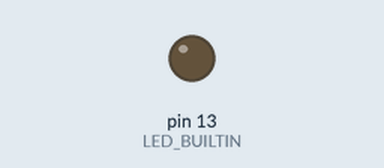
This sketch was run on a simulated Arduino Uno, built with avr-gcc and run on an emulated ATmega328P. Shown: output pins drawn as LEDs (lit = HIGH). What the sketch prints to the serial monitor is not drawn. At 27.3 s the program stops and its outputs stay as they are.

Above: at 0.05 s.
Timing chart, 0 to 3.0 s (numbered marks = the images above):
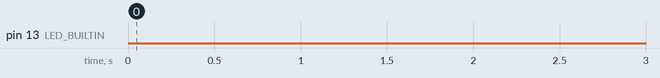

Measured:
- by itself, pin 13 (LED_BUILTIN): LOW → HIGH at 19.3 s, → LOW 0.50 s later, → HIGH 0.50 s later, → LOW 0.50 s later, … (10 changes in this stretch)

The sketch:

codigoArduinoController.ino
```cpp
const unsigned long TIMEOUT = 3000; // 3 segundos en milisegundos
const unsigned long MAX_INACTIVITY = 12000; // 12 segundos en milisegundos
const int BAUD_RATE = 9600;

unsigned long inactivityStartTime = 0;  // Para contar el tiempo de inactividad acumulado

void setup() {
  // Iniciar la comunicación UART a 9600 baudios
  Serial.begin(BAUD_RATE);
  // Configurar el LED_BUILTIN como salida para mostrar el resultado de la prueba
  pinMode(LED_BUILTIN, OUTPUT);
  // Apagar el LED al inicio
  digitalWrite(LED_BUILTIN, LOW);
  // Inicializar el tiempo de inactividad
  inactivityStartTime = millis();
}

void loop() {
  // Dato de prueba que se va a enviar (4 bits menos significativos)
  byte dataToSend = 0b11;  // Ejemplo de dato a enviar (4 bits)

  // Enviar el dato por UART (TX pin 1)
  Serial.write(dataToSend);

  // Esperar la respuesta con timeout
  unsigned long startTime = millis();
  bool received = false;

  while (millis() - startTime < TIMEOUT) {
    if (Serial.available() > 0) {
      // Leer el byte recibido desde RX (pin 0)
      byte receivedData = Serial.read();

      // Verificar si el dato recibido es igual al enviado
      if (receivedData == dataToSend+1) {
        // Si los datos coinciden, encender el LED
        digitalWrite(LED_BUILTIN, HIGH);
      } else {
        // Si los datos no coinciden, apagar el LED
        digitalWrite(LED_BUILTIN, LOW);
      }

      received = true;
      inactivityStartTime = millis();  // Reiniciar el tiempo de inactividad ya que hubo comunicación
      break;
    }
  }

  if (!received) {
    // Si no se recibe nada en 3 segundos, apagar el LED
    digitalWrite(LED_BUILTIN, LOW);
    Serial.end();
    delay(100);  // Pequeña pausa antes de reiniciar la comunicación
    Serial.begin(BAUD_RATE);
  }

  // Verificar si la inactividad acumulada supera los 12 segundos
  if (millis() - inactivityStartTime >= MAX_INACTIVITY) {
    CerrarComs();
    return;  // Terminar el loop
  }

  // Pausar antes de enviar el siguiente dato
  delay(5000);  // Esperar 5 segundos antes de repetir
}

// Función para cerrar la comunicación y hacer parpadear el LED
void CerrarComs() {
  // Cerrar la comunicación UART
  Serial.end();

  // Hacer que el LED_BUILTIN parpadee 5 veces para indicar que la comunicación se cerró
  for (int i = 0; i < 5; i++) {
    digitalWrite(LED_BUILTIN, HIGH);  // Encender el LED
    delay(500);                       // Esperar 500 ms
    digitalWrite(LED_BUILTIN, LOW);   // Apagar el LED
    delay(500);                       // Esperar 500 ms
  }
}
```
